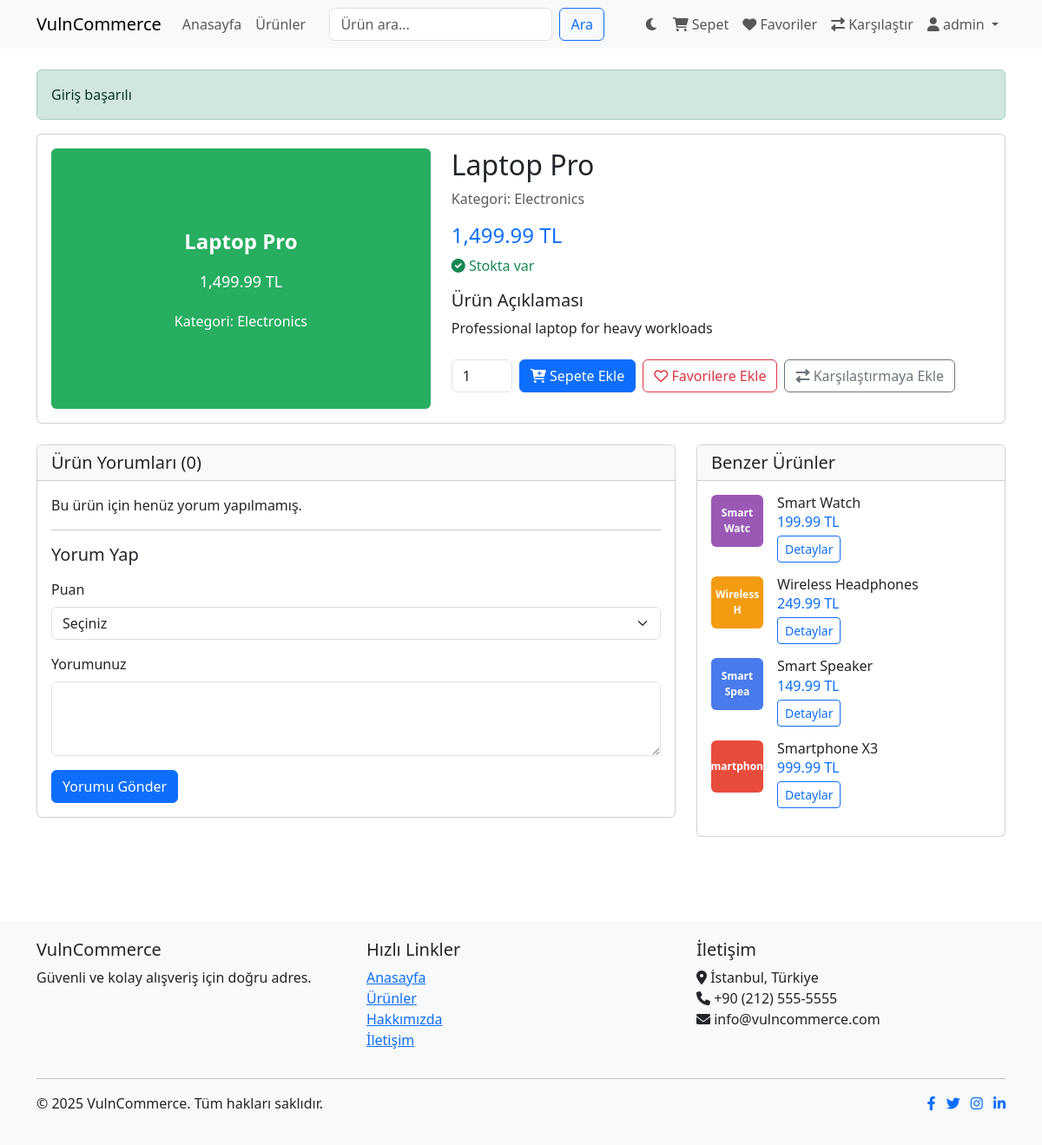
Screenshot of /product.php?id=2 (signed in) with the database file from the repository.
### tables this page shows
CREATE TABLE products (
    id INT AUTO_INCREMENT PRIMARY KEY,
    name VARCHAR(255) NOT NULL,
    description TEXT,
    price DECIMAL(10, 2) NOT NULL,
    image VARCHAR(255) DEFAULT 'default_product.jpg',
    stock INT NOT NULL DEFAULT 0,
    category VARCHAR(50),
    created_at TIMESTAMP DEFAULT CURRENT_TIMESTAMP,
    updated_at TIMESTAMP DEFAULT CURRENT_TIMESTAMP ON UPDATE CURRENT_TIMESTAMP
);

### models/Product.php (called while the page is built, shortened)
<?php
class Product {
    private $db;
    public function __construct() {
        $this->db = Database::getInstance();
    }
    public function getById($id) {
        return $this->db->selectOne("SELECT * FROM products WHERE id = :id", ['id' => $id]);
    }
    public function getComments($productId) {
        $sql = "SELECT c.*, u.username, u.profile_image
                FROM comments c
                JOIN users u ON c.user_id = u.id
                WHERE c.product_id = :product_id
                ORDER BY c.created_at DESC";
        return $this->db->select($sql, ['product_id' => $productId]);
    }
    public function isInCart($productId, $userId) {
        $result = $this->db->selectOne(
            "SELECT * FROM cart WHERE product_id = :product_id AND user_id = :user_id",
            ['product_id' => $productId, 'user_id' => $userId]
        );
        return $result ? true : false;
    }
    public function isInFavorites($productId, $userId) {
        $result = $this->db->selectOne(
            "SELECT * FROM favorites WHERE product_id = :product_id AND user_id = :user_id",
            ['product_id' => $productId, 'user_id' => $userId]
        );
        return $result ? true : false;
    }
    public function isInCompare($productId, $userId) {
        $result = $this->db->selectOne(
            "SELECT * FROM compare WHERE product_id = :product_id AND user_id = :user_id",
            ['product_id' => $productId, 'user_id' => $userId]
        );
        return $result ? true : false;
    }
    public function getRelatedProducts($productId, $limit = 4) {
        $product = $this->getById($productId);
        $sql = "SELECT * FROM products
                WHERE category = :category AND id != :id
                ORDER BY RAND()
                LIMIT :limit";
        return $this->db->select($sql, [
            'category' => $product['category'],
            'id' => (int)$productId,
            'limit' => (int)$limit
        ]);
    }
}

### config/database.php (called while the page is built, shortened)
<?php
class Database {
    private $conn;
    private static $instance = null;
    private function __construct() {
        try {
            $this->conn = new PDO(
                "mysql:host=" . DB_HOST . ";dbname=" . DB_NAME,
                DB_USER,
                DB_PASS,
                array(PDO::ATTR_ERRMODE => PDO::ERRMODE_EXCEPTION)
            );
        } catch (PDOException $e) {
            die("Connection failed: " . $e->getMessage());
        }
    }
    public static function getInstance() {
        if (self::$instance === null) {
            self::$instance = new self();
        }
        return self::$instance;
    }
    public function query($sql, $params = []) {
        $stmt = $this->conn->prepare($sql);
        foreach ($params as $key => $value) {
            if (is_int($value)) {
                $stmt->bindValue(":$key", $value, PDO::PARAM_INT);
            } else {
                $stmt->bindValue(":$key", $value, PDO::PARAM_STR);
            }
        }
        $stmt->execute();
        return $stmt;
    }
    public function select($sql, $params = []) {
        $stmt = $this->query($sql, $params);
        return $stmt->fetchAll(PDO::FETCH_ASSOC);
    }
    public function selectOne($sql, $params = []) {
        $stmt = $this->query($sql, $params);
        return $stmt->fetch(PDO::FETCH_ASSOC);
    }
}

### controllers/ProductController.php (called while the page is built, shortened)
<?php
require_once 'models/Product.php';
class ProductController {
    private $productModel;
    public function __construct() {
        $this->productModel = new Product();
    }
    public function getProductComments($productId) {
        return $this->productModel->getComments($productId);
    }
    public function isProductInCart($productId) {
        return $this->productModel->isInCart($productId, $_SESSION['user_id']);
    }
    public function isProductInFavorites($productId) {
        return $this->productModel->isInFavorites($productId, $_SESSION['user_id']);
    }
    public function isProductInCompare($productId) {
        return $this->productModel->isInCompare($productId, $_SESSION['user_id']);
    }
    public function getRelatedProducts($productId, $limit = 4) {
        return $this->productModel->getRelatedProducts($productId, $limit);
    }
}

### product.php (the view, shortened to what this page needs)
<?php
require_once 'views/components/header.php';
$productController = new ProductController();
$productId = isset($_GET['id']) ? (int)$_GET['id'] : 0;
$product = $productController->getProductById($productId);
$comments = $productController->getProductComments($productId);
$relatedProducts = $productController->getRelatedProducts($productId);
$isInCart = $productController->isProductInCart($productId);
$isInFavorites = $productController->isProductInFavorites($productId);
$isInCompare = $productController->isProductInCompare($productId);
$colors = ['4a7bec', 'e74c3c', '27ae60', 'f39c12', '9b59b6', '1abc9c', 'd35400', '34495e', '2ecc71', 'e67e22'];
$colorIndex = $productId % count($colors);
$productColor = $colors[$colorIndex];
?>
<div class="row">
    <div class="col-md-12 mb-4">
        <div class="card">
            <div class="card-body">
                <div class="row">
                    <div class="col-md-5 mb-4 mb-md-0">
                        <div class="product-image-placeholder rounded" style="height: 300px; background-color: #<?php echo $productColor; ?>; display: flex; flex-direction: column; justify-content: center; align-items: center; color: white; padding: 20px; text-align: center;">
                            <div style="font-size: 24px; font-weight: bold; margin-bottom: 15px;"><?php echo $product['name']; ?></div>
                            <div style="font-size: 18px;"><?php echo formatPrice($product['price']); ?></div>
                            <div style="margin-top: 20px; font-size: 16px;">Kategori: <?php echo $product['category']; ?></div>
                        </div>
                    </div>
                    <div class="col-md-7">
                        <h2><?php echo $product['name']; ?></h2>
                        <p class="text-muted mb-3">Kategori: <?php echo $product['category']; ?></p>
                        <div class="mb-3">
                            <h4 class="text-primary"><?php echo formatPrice($product['price']); ?></h4>
                            <p class="text-success">
                                <i class="fas fa-check-circle"></i>
                                <?php echo $product['stock'] > 0 ? 'Stokta var' : 'Stokta yok'; ?>
                            </p>
                        </div>
                        <div class="mb-4">
                            <h5>Ürün Açıklaması</h5>
                            <p><?php echo $product['description']; ?></p>
                        </div>
                        <div class="d-flex gap-2 mb-3">
                            <?php if (!$isInCart): ?>
                            <form action="cart_actions.php" method="POST">
                                <div class="d-flex gap-2">
                                    <input type="number" class="form-control" name="quantity" value="1" min="1" max="10" style="width: 70px;">
                                    <button type="submit" class="btn btn-primary">
                                        <i class="fas fa-cart-plus"></i> Sepete Ekle
                                    </button>
                                </div>
                            </form>
                            <?php endif; ?>
                            <?php if (!$isInFavorites): ?>
                            <form action="favorite_actions.php" method="POST">
                                <button type="submit" class="btn btn-outline-danger">
                                    <i class="far fa-heart"></i> Favorilere Ekle
                                </button>
                            </form>
                            <?php endif; ?>
                            <?php if (!$isInCompare): ?>
                            <form action="compare_actions.php" method="POST">
                                <button type="submit" class="btn btn-outline-secondary">
                                    <i class="fas fa-exchange-alt"></i> Karşılaştırmaya Ekle
                                </button>
                            </form>
                            <?php endif; ?>
                        </div>
                    </div>
                </div>
            </div>
        </div>
    </div>
    <div class="col-md-8 mb-4">
        <div class="card">
            <div class="card-header bg-light">
                <h5 class="mb-0">Ürün Yorumları (<?php echo count($comments); ?>)</h5>
            </div>
            <div class="card-body">
                <?php if (count($comments) > 0): ?>
                    <?php foreach($comments as $comment):
                        $commentColorIndex = crc32($comment['username']) % count($colors);
                        $commentColor = $colors[$commentColorIndex];
                        $initials = strtoupper(substr($comment['username'], 0, 2));
                    ?>
                        <div class="d-flex mb-4">
                            <div class="rounded-circle me-3 d-flex justify-content-center align-items-center" style="width: 50px; height: 50px; background-color: #<?php echo $commentColor; ?>; color: white; font-weight: bold;">
                                <?php echo $initials; ?>
                            </div>
                            <div>
                                <div class="d-flex align-items-center mb-1">
                                    <h6 class="mb-0 me-2"><?php echo $comment['username']; ?></h6>
                                    <small class="text-muted"><?php echo date('d.m.Y H:i', strtotime($comment['created_at'])); ?></small>
                                </div>
                                <?php if ($comment['rating']): ?>
                                    <div class="mb-2">
                                        <?php for ($i = 1; $i <= 5; $i++): ?>
                                            <?php if ($i <= $comment['rating']): ?>
                                                <i class="fas fa-star text-warning"></i>
                                            <?php else: ?>
                                                <i class="far fa-star text-warning"></i>
                                            <?php endif; ?>
                                        <?php endfor; ?>
                                    </div>
                                <?php endif; ?>
                                <p class="mb-0"><?php echo $comment['comment']; ?></p>
                            </div>
                        </div>
                    <?php endforeach; ?>
                <?php else: ?>
                    <p>Bu ürün için henüz yorum yapılmamış.</p>
                <?php endif; ?>
                <?php if (isLoggedIn()): ?>
                    <hr>
                    <h5 class="mb-3">Yorum Yap</h5>
                    <form action="product.php?id=<?php echo $productId; ?>" method="POST">
                        <div class="mb-3">
                            <label for="rating" class="form-label">Puan</label>
                            <select class="form-select" id="rating" name="rating">
                                <option value="">Seçiniz</option>
                            </select>
                        </div>
                        <div class="mb-3">
                            <label for="comment" class="form-label">Yorumunuz</label>
                            <textarea class="form-control" id="comment" name="comment" rows="3" required></textarea>
                        </div>
                        <button type="submit" class="btn btn-primary">Yorumu Gönder</button>
                    </form>
                <?php endif; ?>
            </div>
        </div>
    </div>
    <div class="col-md-4 mb-4">
        <div class="card">
            <div class="card-header bg-light">
                <h5 class="mb-0">Benzer Ürünler</h5>
            </div>
            <div class="card-body">
                <?php if (count($relatedProducts) > 0): ?>
                    <?php foreach($relatedProducts as $relatedProduct):
                        $relatedColorIndex = $relatedProduct['id'] % count($colors);
                        $relatedColor = $colors[$relatedColorIndex];
                    ?>
                        <div class="d-flex mb-3">
                            <div class="rounded me-3" style="width: 60px; height: 60px; background-color: #<?php echo $relatedColor; ?>; display: flex; justify-content: center; align-items: center; color: white; font-weight: bold; font-size: 12px; text-align: center;">
                                <?php echo substr($relatedProduct['name'], 0, 10); ?>
                            </div>
                            <div>
                                <h6 class="mb-0"><?php echo $relatedProduct['name']; ?></h6>
                                <p class="text-primary mb-0"><?php echo formatPrice($relatedProduct['price']); ?></p>
                                <a href="product.php?id=<?php echo $relatedProduct['id']; ?>" class="btn btn-sm btn-outline-primary mt-1">Detaylar</a>
                            </div>
                        </div>
                    <?php endforeach; ?>
                <?php else: ?>
                    <p>Benzer ürün bulunamadı.</p>
                <?php endif; ?>
            </div>
        </div>
    </div>
</div>
<?php
require_once 'views/components/footer.php';
?>

### rows the page displays
products: name "Laptop Pro", price "1,499.99 TL", category "Electronics", description "Professional laptop for heavy workloads"
products: name "Smart Watc", name "Smart Watch", price "199.99 TL"
products: name "Wireless H", name "Wireless Headphones", price "249.99 TL"
products: name "Smart Spea", name "Smart Speaker", price "149.99 TL"
products: name "Smartphone", name "Smartphone X3", price "999.99 TL"

### other values shown
$_SESSION['username'] "admin"
$message "Giriş başarılı"
count($comments) "0"
